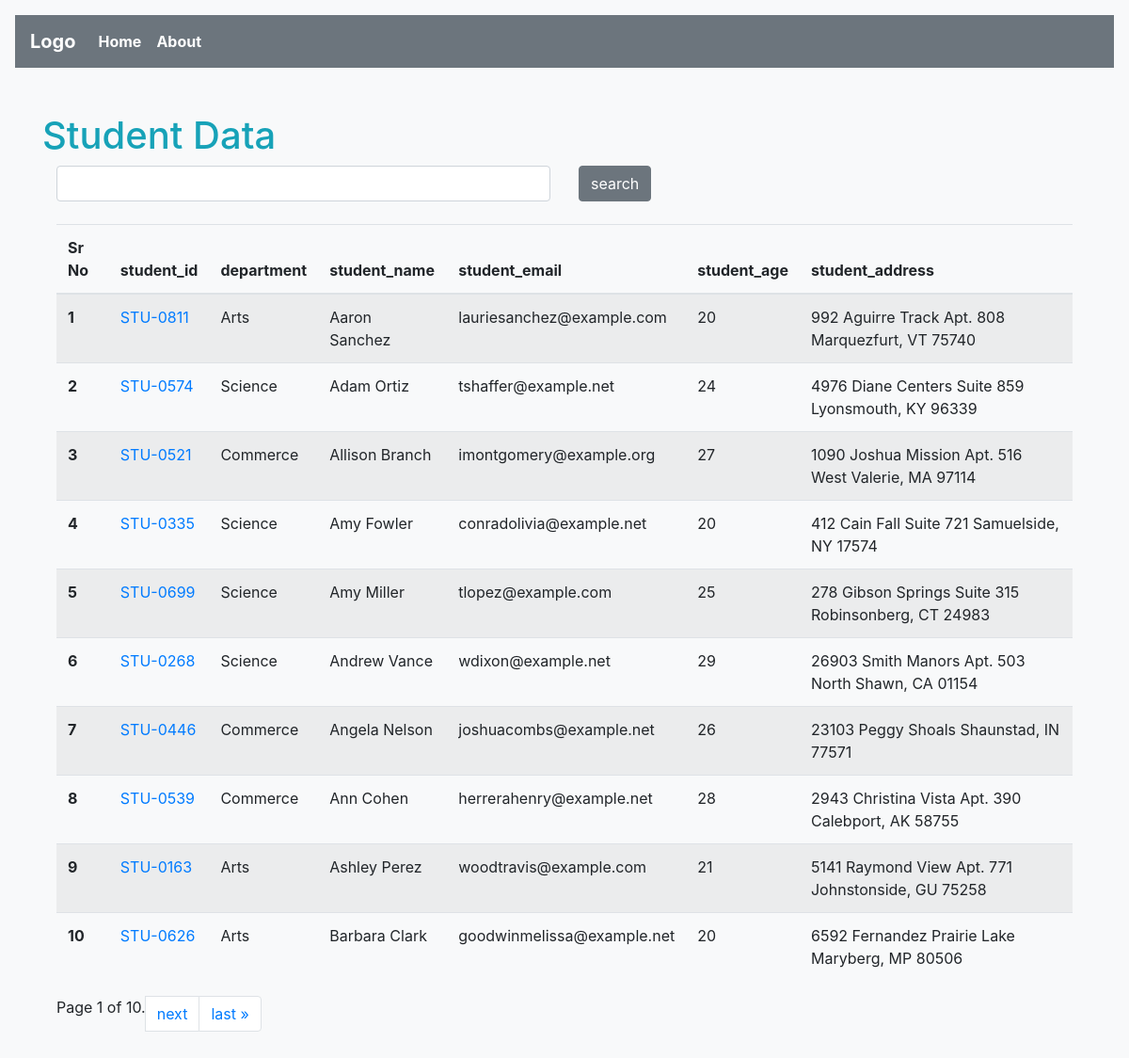
The page /studentApp/getStudents/ on the database its author committed.
### studentApp/models.py (models this page shows, shortened)
class Student(models.Model):
    department=models.ForeignKey(Department,on_delete=models.CASCADE,related_name="depart")
    student_id=models.ForeignKey(StudentId,on_delete = models.CASCADE,related_name="studentid")
    student_name= models.CharField(max_length=100)
    student_email =models.EmailField(unique=True)
    student_age = models.IntegerField(default=18)
    student_address = models.TextField()
    class Meta:
        ordering=['student_name']
        verbose_name='student'

class StudentId(models.Model):
    student_id=models.CharField(max_length=100)
    def __str__(self) -> str:
        return self.student_id

class Department(models.Model):
    department=models.CharField(max_length=100)
    class Meta:
        ordering=['department']

### studentApp/views.py (the view, shortened to what this page needs)
# urls.py: path("getStudents/",views.allStudents,name="getStudents"),
def allStudents(request):
    queryset=Student.objects.all()
    paginator = Paginator(queryset, 10)  # Show 25 contacts per page.
    page_number = request.GET.get("page")
    page_obj = paginator.get_page(page_number)
    return render(request,'studentApp/getStudents.html',{"queryset":page_obj})

### templates/studentApp/getStudents.html (shortened to what this page needs)
{% extends 'base.html' %}
{% block content %}
<h1 class="text-info mt-5">Student Data </h1>
<div class="container-fluid">
    <form class="mb-4" action="">
    <div class="row">
        <div class="col-md-6">
            <input class="form-control" name="search",placeholder="search">
        </div>
        <div class="col-md-6">
            <button class="btn btn-secondary">search</button>
        </div>
    </div>
</form>
      <table class="table table-striped table-hover">
        <thead>
          <tr>
            <th scope="col">Sr No</th>
            <th scope="col">student_id</th>
            <th scope="col">department</th>
            <th scope="col">student_name</th>
            <th scope="col">student_email</th>
            <th scope="col">student_age</th>
            <th scope="col">student_address</th>
          </tr>
        </thead>
        <tbody>
            {% for student in queryset %}
            <tr>
                <th scope="row">{{forloop.counter}}</th>
                <td><a href="{% url 'seeMarks'  student.student_id %}">{{student.student_id}}</a></td>
                <td>{{student.department.department}}</td>
                <td>{{student.student_name}}</td>
                <td>{{student.student_email}}</td>
                <td>{{student.student_age}}</td>
                <td>{{student.student_address}}</td>
            </tr>
            {% endfor %}
        </tbody>
    </table>
            <nav aria-label="Page navigation example">
            <ul class="pagination">
                    <span class="current">
                        Page {{ queryset.number }} of {{ queryset.paginator.num_pages }}.
                    </span>
                    {% if queryset.has_next %}
                        <li class="page-item"><a class="page-link" href="?page={{ queryset.next_page_number }}">next</a></li>
                        <li class="page-item"><a class="page-link" href="?page={{ queryset.paginator.num_pages }}">last &raquo;</a></li>
                    {% endif %}
            </ul>
            </nav>
</div>
{% endblock %}

### templates/base.html (shortened to what this page needs)
<!DOCTYPE html>
<html lang="en">
<head>
    <link href="https://stackpath.bootstrapcdn.com/bootstrap/4.5.2/css/bootstrap.min.css" rel="stylesheet">
</head>
<body class="p-3 mb-2 bg-light text-black">
    <nav class="navbar navbar-expand-lg navbar-light bg-secondary text-white">
        <a class="navbar-brand text-white" href="#"><b>Logo</b></a>
        <div class="collapse navbar-collapse " id="navbarNav">
            <ul class="navbar-nav ">
                <li class="nav-item">
                    <a class="nav-link text-white" href="/"><b>Home</b></a>
                </li>
                <li class="nav-item">
                    <a class="nav-link text-white" href="/about/"><b>About</b></a>
                </li>
            </ul>
        </div>
    </nav>
    <div class="container">
        {% block content %}{% endblock %}
    </div>
</body>
</html>

### rows shown on the page
Student: student_id "STU-0811", department.department "Arts", student_name "Aaron Sanchez", student_email "lauriesanchez@example.com", student_age "20", student_address "992 Aguirre Track Apt. 808 Marquezfurt, VT 75740"
Student: student_id "STU-0574", department.department "Science", student_name "Adam Ortiz", student_email "tshaffer@example.net", student_age "24", student_address "4976 Diane Centers Suite 859 Lyonsmouth, KY 96339"
Student: student_id "STU-0521", department.department "Commerce", student_name "Allison Branch", student_email "imontgomery@example.org", student_age "27", student_address "1090 Joshua Mission Apt. 516 West Valerie, MA 97114"
Student: student_id "STU-0335", department.department "Science", student_name "Amy Fowler", student_email "conradolivia@example.net", student_age "20", student_address "412 Cain Fall Suite 721 Samuelside, NY 17574"
Student: student_id "STU-0699", department.department "Science", student_name "Amy Miller", student_email "tlopez@example.com", student_age "25", student_address "278 Gibson Springs Suite 315 Robinsonberg, CT 24983"
Student: student_id "STU-0268", department.department "Science", student_name "Andrew Vance", student_email "wdixon@example.net", student_age "29", student_address "26903 Smith Manors Apt. 503 North Shawn, CA 01154"
Student: student_id "STU-0446", department.department "Commerce", student_name "Angela Nelson", student_email "joshuacombs@example.net", student_age "26", student_address "23103 Peggy Shoals Shaunstad, IN 77571"
Student: student_id "STU-0539", department.department "Commerce", student_name "Ann Cohen", student_email "herrerahenry@example.net", student_age "28", student_address "2943 Christina Vista Apt. 390 Calebport, AK 58755"
Student: student_id "STU-0163", department.department "Arts", student_name "Ashley Perez", student_email "woodtravis@example.com", student_age "21", student_address "5141 Raymond View Apt. 771 Johnstonside, GU 75258"
Student: student_id "STU-0626", department.department "Arts", student_name "Barbara Clark", student_email "goodwinmelissa@example.net", student_age "20", student_address "6592 Fernandez Prairie Lake Maryberg, MP 80506"

### other values the page prints
{{ queryset.number }} "1"
{{ queryset.paginator.num_pages }} "10"
